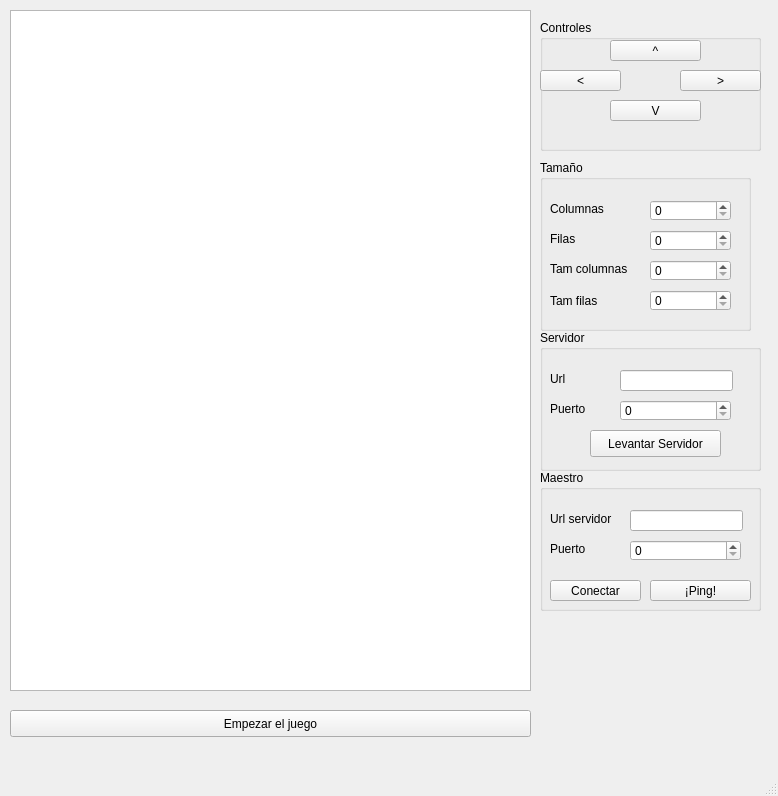
<?xml version="1.0" encoding="UTF-8"?>
<ui version="4.0">
 <class>MainWindow</class>
 <widget class="QMainWindow" name="MainWindow">
  <property name="geometry">
   <rect>
    <x>0</x>
    <y>0</y>
    <width>778</width>
    <height>796</height>
   </rect>
  </property>
  <property name="windowTitle">
   <string>MainWindow</string>
  </property>
  <widget class="QWidget" name="centralwidget">
   <widget class="QPushButton" name="pushButton_8">
    <property name="geometry">
     <rect>
      <x>10</x>
      <y>710</y>
      <width>521</width>
      <height>27</height>
     </rect>
    </property>
    <property name="text">
     <string>Empezar el juego</string>
    </property>
   </widget>
   <widget class="QGroupBox" name="groupBox">
    <property name="geometry">
     <rect>
      <x>540</x>
      <y>20</y>
      <width>221</width>
      <height>131</height>
     </rect>
    </property>
    <property name="title">
     <string>Controles</string>
    </property>
    <widget class="QPushButton" name="pushButton">
     <property name="geometry">
      <rect>
       <x>70</x>
       <y>20</y>
       <width>91</width>
       <height>21</height>
      </rect>
     </property>
     <property name="text">
      <string>^</string>
     </property>
    </widget>
    <widget class="QPushButton" name="pushButton_3">
     <property name="geometry">
      <rect>
       <x>0</x>
       <y>50</y>
       <width>81</width>
       <height>21</height>
      </rect>
     </property>
     <property name="text">
      <string>&lt;</string>
     </property>
    </widget>
    <widget class="QPushButton" name="pushButton_4">
     <property name="geometry">
      <rect>
       <x>140</x>
       <y>50</y>
       <width>81</width>
       <height>21</height>
      </rect>
     </property>
     <property name="text">
      <string>&gt;</string>
     </property>
    </widget>
    <widget class="QPushButton" name="pushButton_2">
     <property name="geometry">
      <rect>
       <x>70</x>
       <y>80</y>
       <width>91</width>
       <height>21</height>
      </rect>
     </property>
     <property name="text">
      <string>V</string>
     </property>
    </widget>
   </widget>
   <widget class="QGroupBox" name="groupBox_2">
    <property name="geometry">
     <rect>
      <x>540</x>
      <y>160</y>
      <width>211</width>
      <height>171</height>
     </rect>
    </property>
    <property name="title">
     <string>Tamaño</string>
    </property>
    <widget class="QLabel" name="label_3">
     <property name="geometry">
      <rect>
       <x>10</x>
       <y>40</y>
       <width>66</width>
       <height>17</height>
      </rect>
     </property>
     <property name="text">
      <string>Columnas</string>
     </property>
    </widget>
    <widget class="QLabel" name="label_4">
     <property name="geometry">
      <rect>
       <x>10</x>
       <y>70</y>
       <width>66</width>
       <height>17</height>
      </rect>
     </property>
     <property name="text">
      <string>Filas</string>
     </property>
    </widget>
    <widget class="QLabel" name="label_5">
     <property name="geometry">
      <rect>
       <x>10</x>
       <y>100</y>
       <width>101</width>
       <height>17</height>
      </rect>
     </property>
     <property name="text">
      <string>Tam columnas</string>
     </property>
    </widget>
    <widget class="QLabel" name="label_6">
     <property name="geometry">
      <rect>
       <x>10</x>
       <y>130</y>
       <width>66</width>
       <height>21</height>
      </rect>
     </property>
     <property name="text">
      <string>Tam filas</string>
     </property>
    </widget>
    <widget class="QSpinBox" name="spinBox">
     <property name="geometry">
      <rect>
       <x>110</x>
       <y>40</y>
       <width>81</width>
       <height>21</height>
      </rect>
     </property>
     <property name="minimumSize">
      <size>
       <width>81</width>
       <height>0</height>
      </size>
     </property>
    </widget>
    <widget class="QSpinBox" name="spinBox_2">
     <property name="geometry">
      <rect>
       <x>110</x>
       <y>70</y>
       <width>81</width>
       <height>21</height>
      </rect>
     </property>
    </widget>
    <widget class="QSpinBox" name="spinBox_3">
     <property name="geometry">
      <rect>
       <x>110</x>
       <y>100</y>
       <width>81</width>
       <height>21</height>
      </rect>
     </property>
    </widget>
    <widget class="QSpinBox" name="spinBox_4">
     <property name="geometry">
      <rect>
       <x>110</x>
       <y>130</y>
       <width>81</width>
       <height>21</height>
      </rect>
     </property>
    </widget>
   </widget>
   <widget class="QGroupBox" name="groupBox_3">
    <property name="geometry">
     <rect>
      <x>540</x>
      <y>330</y>
      <width>221</width>
      <height>141</height>
     </rect>
    </property>
    <property name="title">
     <string>Servidor</string>
    </property>
    <widget class="QLabel" name="label_8">
     <property name="geometry">
      <rect>
       <x>10</x>
       <y>40</y>
       <width>51</width>
       <height>17</height>
      </rect>
     </property>
     <property name="text">
      <string>Url</string>
     </property>
    </widget>
    <widget class="QLabel" name="label_9">
     <property name="geometry">
      <rect>
       <x>10</x>
       <y>70</y>
       <width>66</width>
       <height>17</height>
      </rect>
     </property>
     <property name="text">
      <string>Puerto</string>
     </property>
    </widget>
    <widget class="QLineEdit" name="lineEdit">
     <property name="geometry">
      <rect>
       <x>80</x>
       <y>40</y>
       <width>113</width>
       <height>21</height>
      </rect>
     </property>
    </widget>
    <widget class="QSpinBox" name="spinBox_5">
     <property name="geometry">
      <rect>
       <x>80</x>
       <y>70</y>
       <width>111</width>
       <height>21</height>
      </rect>
     </property>
    </widget>
    <widget class="QPushButton" name="pushButton_5">
     <property name="geometry">
      <rect>
       <x>50</x>
       <y>100</y>
       <width>131</width>
       <height>27</height>
      </rect>
     </property>
     <property name="text">
      <string>Levantar Servidor</string>
     </property>
    </widget>
   </widget>
   <widget class="QGroupBox" name="groupBox_4">
    <property name="geometry">
     <rect>
      <x>540</x>
      <y>470</y>
      <width>221</width>
      <height>141</height>
     </rect>
    </property>
    <property name="title">
     <string>Maestro</string>
    </property>
    <widget class="QLabel" name="label_11">
     <property name="geometry">
      <rect>
       <x>10</x>
       <y>40</y>
       <width>81</width>
       <height>17</height>
      </rect>
     </property>
     <property name="text">
      <string>Url servidor</string>
     </property>
    </widget>
    <widget class="QLabel" name="label_12">
     <property name="geometry">
      <rect>
       <x>10</x>
       <y>70</y>
       <width>66</width>
       <height>17</height>
      </rect>
     </property>
     <property name="text">
      <string>Puerto</string>
     </property>
    </widget>
    <widget class="QLineEdit" name="lineEdit_2">
     <property name="geometry">
      <rect>
       <x>90</x>
       <y>40</y>
       <width>113</width>
       <height>21</height>
      </rect>
     </property>
    </widget>
    <widget class="QSpinBox" name="spinBox_6">
     <property name="geometry">
      <rect>
       <x>90</x>
       <y>70</y>
       <width>111</width>
       <height>21</height>
      </rect>
     </property>
    </widget>
    <widget class="QPushButton" name="pushButton_6">
     <property name="geometry">
      <rect>
       <x>10</x>
       <y>110</y>
       <width>91</width>
       <height>21</height>
      </rect>
     </property>
     <property name="text">
      <string>Conectar</string>
     </property>
    </widget>
    <widget class="QPushButton" name="pushButton_7">
     <property name="geometry">
      <rect>
       <x>110</x>
       <y>110</y>
       <width>101</width>
       <height>21</height>
      </rect>
     </property>
     <property name="text">
      <string>¡Ping!</string>
     </property>
    </widget>
   </widget>
   <widget class="QTableWidget" name="tableWidget">
    <property name="geometry">
     <rect>
      <x>10</x>
      <y>10</y>
      <width>521</width>
      <height>681</height>
     </rect>
    </property>
   </widget>
  </widget>
  <widget class="QMenuBar" name="menubar">
   <property name="geometry">
    <rect>
     <x>0</x>
     <y>0</y>
     <width>778</width>
     <height>25</height>
    </rect>
   </property>
  </widget>
  <widget class="QStatusBar" name="statusbar"/>
 </widget>
 <resources/>
 <connections/>
</ui>
